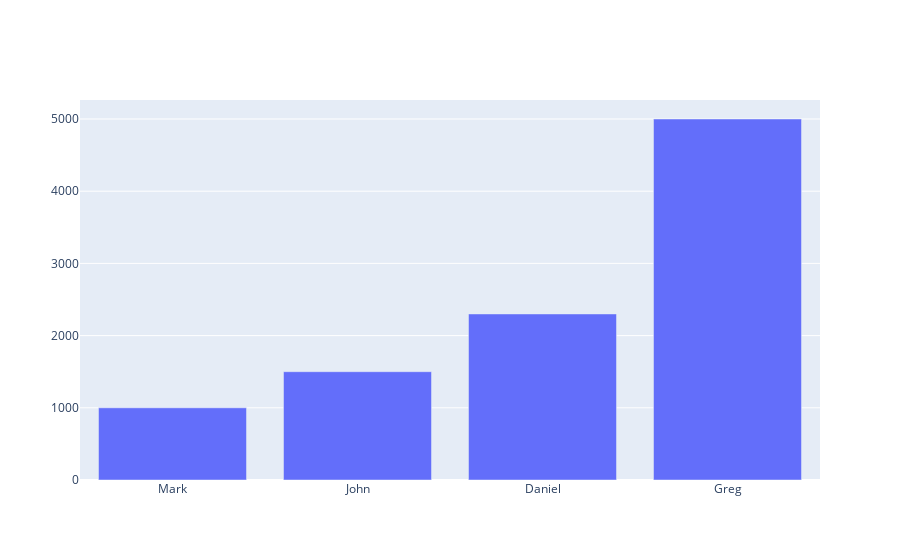

Notebook cell for this chart:
### Code cell
fig = go.Figure()


fig.add_trace(
    go.Bar(
        x=names,
        y=salary_values
    ))

fig.show()

### Figure 1 — Plotly figure (JSON) as saved in the notebook; plotly's stock layout.template omitted (floating-point values rounded to 4 significant figures)
{"data": [{"type": "bar", "x": ["Mark", "John", "Daniel", "Greg"], "y": [1000, 1500, 2300, 5000]}], "layout": {"autosize": true, "xaxis": {"autorange": true, "range": [-0.5, 3.5], "type": "category"}, "yaxis": {"autorange": true, "range": [0, 5263.0], "type": "linear"}}}
